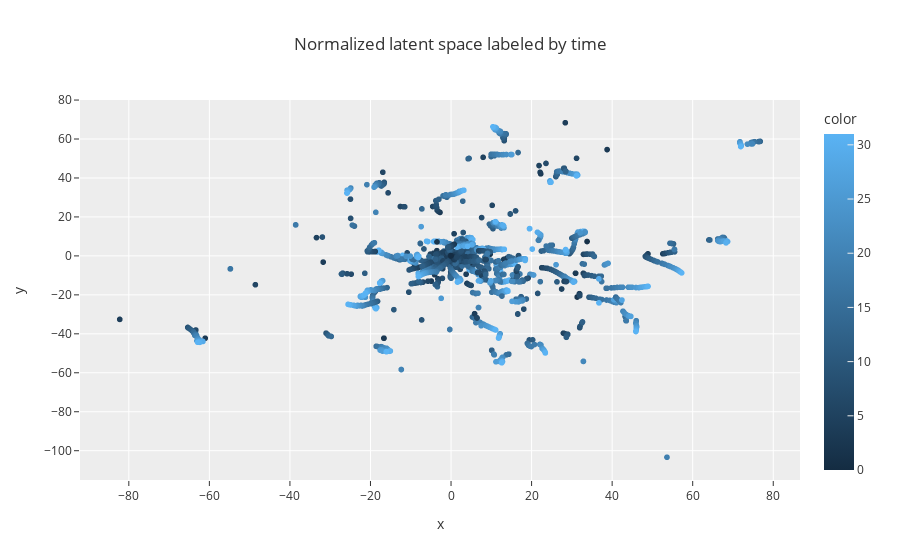

The notebook cell saved with this chart:
### Code cell
import plotly.express as px

fig = px.scatter(x=embedding_norm2[:, 0], y=embedding_norm2[:, 1], color=time_array.flatten(), template='ggplot2', 
                 title='Normalized latent space labeled by time')

fig.show()

### Figure 1 — Plotly figure (JSON) as saved in the notebook; plotly's stock layout.template omitted (floating-point values rounded to 4 significant figures; data arrays with more than 128 entries replaced by an {"elided": "..."} marker saying what was removed)
{"data": [{"hovertemplate": "x=%{x}<br>y=%{y}<br>color=%{marker.color}<extra></extra>", "legendgroup": "", "marker": {"color": {"elided": "1989 int values"}, "coloraxis": "coloraxis", "symbol": "circle"}, "mode": "markers", "name": "", "showlegend": false, "type": "scattergl", "x": {"elided": "1989 float values"}, "xaxis": "x", "y": {"elided": "1989 float values"}, "yaxis": "y"}], "layout": {"coloraxis": {"colorbar": {"title": {"text": "color"}}, "colorscale": [[0, "rgb(20,44,66)"], [1, "rgb(90,179,244)"]]}, "legend": {"tracegroupgap": 0}, "title": {"text": "Normalized latent space labeled by time"}, "xaxis": {"anchor": "y", "domain": [0, 1], "title": {"text": "x"}}, "yaxis": {"anchor": "x", "domain": [0, 1], "title": {"text": "y"}}}}
